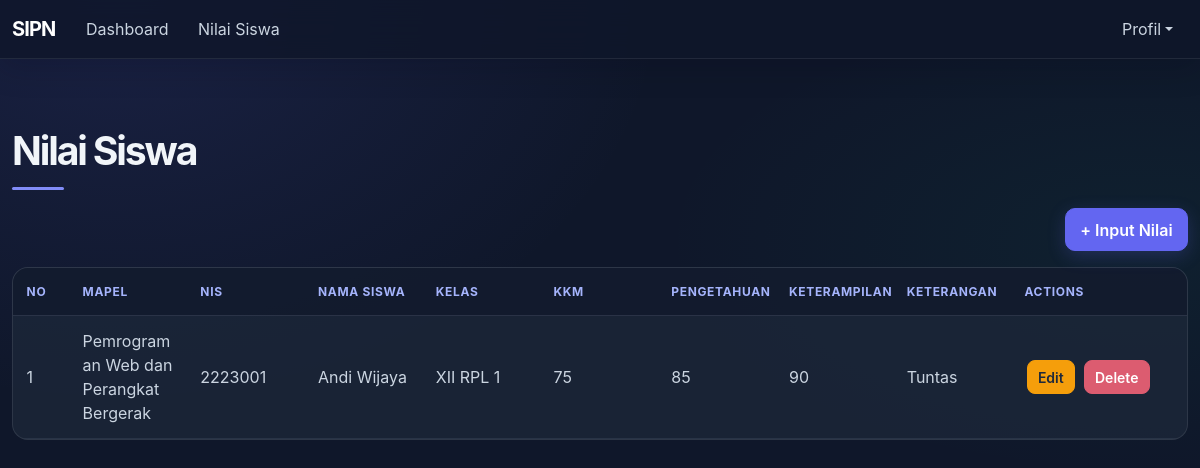
Screenshot of /nilai/index.php (signed in) with the database file from the repository.
### tables this page shows
CREATE TABLE `nilai_rapor` (
  `id` int NOT NULL,
  `siswa_id` int NOT NULL,
  `mapel_id` int NOT NULL,
  `nilai_kkm` int DEFAULT '75',
  `nilai_pengetahuan` int DEFAULT NULL,
  `nilai_keterampilan` int DEFAULT NULL,
  `keterangan` varchar(50) DEFAULT NULL
);

CREATE TABLE `mapel` (
  `id` int NOT NULL,
  `kode_mapel` varchar(10) NOT NULL,
  `nama_mapel` varchar(100) NOT NULL,
  `guru_id` int DEFAULT NULL
);

CREATE TABLE `siswa` (
  `id` int NOT NULL,
  `nis` varchar(10) NOT NULL,
  `nama_siswa` varchar(100) NOT NULL,
  `kelas` varchar(10) NOT NULL,
  `jenis_kelamin` enum('L','P') NOT NULL,
  `user_id` int DEFAULT NULL
);

### koneksi.php (called while the page is built, shortened)
<?php
function h($data) {
    return htmlspecialchars($data ?? '');
}
?>

### nilai/index.php (the view, shortened to what this page needs)
<?php
require_once '../koneksi.php';
require_once '../navbar.php';
$user_id = $_SESSION['user_id'];
$guru = mysqli_fetch_assoc(mysqli_query($koneksi, "SELECT * FROM guru WHERE user_id='$user_id'"));
$guru_id = $guru['id'];
$batas = 10;
$halaman = isset($_GET['halaman']) ? (int)$_GET['halaman'] : 1;
$halaman_awal = ($halaman > 1) ? ($halaman * $batas) - $batas : 0;
$sql = "SELECT nilai_rapor.*, siswa.nis, siswa.nama_siswa AS nama_siswa, siswa.kelas, mapel.nama_mapel
        FROM nilai_rapor
        JOIN siswa ON nilai_rapor.siswa_id = siswa.id
        JOIN mapel ON nilai_rapor.mapel_id = mapel.id
        WHERE mapel.guru_id = '$guru_id'
        ORDER BY mapel.nama_mapel ASC, siswa.kelas ASC, siswa.nama_siswa ASC
        LIMIT $halaman_awal, $batas";
$hasil = mysqli_query($koneksi, $sql);
?>
<div class="container mt-4 mb-5">
    <h1 class="fw-normal display-5">Nilai Siswa</h1>
    <hr class="border border-dark border-2 opacity-100">
    <div class="d-flex justify-content-end mb-3">
        <a href="tambah.php" class="btn btn-primary">+ Input Nilai</a>
    </div>
    <div class="app-table-wrap">
    <table class="table table-hover align-middle app-data-table app-data-table-wide">
        <thead>
            <tr>
                <th>No</th>
                <th>Mapel</th>
                <th>NIS</th>
                <th>Nama Siswa</th>
                <th>Kelas</th>
                <th>KKM</th>
                <th>Pengetahuan</th>
                <th>Keterampilan</th>
                <th>Keterangan</th>
                <th style="width: 15%;">Actions</th>
            </tr>
        </thead>
        <tbody>
            <?php
            $no = $halaman_awal + 1;
            if (mysqli_num_rows($hasil) > 0) {
                while ($row = mysqli_fetch_assoc($hasil)) {
            ?>
                    <tr>
                        <td><?= $no++ ?></td>
                        <td><?= h($row['nama_mapel']) ?></td>
                        <td><?= h($row['nis']) ?></td>
                        <td><?= h($row['nama_siswa']) ?></td>
                        <td><?= h($row['kelas']) ?></td>
                        <td><?= $row['nilai_kkm'] ?></td>
                        <td><?= $row['nilai_pengetahuan'] ?></td>
                        <td><?= $row['nilai_keterampilan'] ?></td>
                        <td><?= h($row['keterangan']) ?></td>
                        <td>
                            <a href="edit.php?id=<?= $row['id'] ?>" class="btn btn-warning btn-sm">Edit</a>
                            <a href="hapus.php?id=<?= $row['id'] ?>" class="btn btn-danger btn-sm"
                               onclick="return confirm('Yakin ingin menghapus nilai ini?')">Delete</a>
                        </td>
                    </tr>
                <?php
                }
            } else {
                ?>
                <tr>
                    <td colspan="10" class="text-center">Belum ada data nilai.</td>
                </tr>
            <?php } ?>
        </tbody>
    </table>
    </div>
</div>
<?php require_once '../footer.php'; ?>

### assets/app.css (style rules this page uses)
:root { --dashboard-bg: #0f172a; --dashboard-surface: rgba(30, 41, 59, .76); --dashboard-border: rgba(255, 255, 255, .09); --dashboard-text: #f1f5f9; --dashboard-muted: #94a3b8; --dashboard-indigo: #818cf8; --dashboard-green: #10b981; }
.app-shell .container.mt-4 > .d-flex.justify-content-end.mb-3 { margin-top: -.65rem; margin-bottom: 1rem !important; }
.app-shell:not(.dashboard-page) { min-height: 100vh; color: #e2e8f0; background: radial-gradient(ellipse at 10% 0%, rgba(99, 102, 241, .13), transparent 34rem), radial-gradient(ellipse at 95% 30%, rgba(16, 185, 129, .06), transparent 30rem), #0f172a !important; font-family: Inter, "Segoe UI", sans-serif; -webkit-font-smoothing: antialiased; }
.app-shell h1, .app-shell h2, .app-shell h3, .app-shell h4, .app-shell h5, .app-shell h6 { color: #f1f5f9; font-family: Inter, "Segoe UI", sans-serif; font-weight: 650; letter-spacing: -.035em; }
.app-shell .container { max-width: 1240px; }
.app-shell .container.mt-4 { padding-top: clamp(1.5rem, 4vw, 2.75rem) !important; padding-bottom: 3rem; }
.app-shell .display-5 { font-size: clamp(1.85rem, 4vw, 2.45rem); font-weight: 700 !important; letter-spacing: -.055em; }
.app-shell hr.border-dark { width: 52px; height: 3px; margin: .85rem 0 1.75rem; border: 0 !important; border-radius: 99px; background: #818cf8; opacity: 1 !important; }
.app-shell .btn { min-height: 40px; padding: .55rem .9rem; border-radius: 10px; font-weight: 600; transition: transform 250ms ease, box-shadow 250ms ease, background-color 250ms ease; }
.app-shell .btn-primary { --bs-btn-bg: #6366f1; --bs-btn-border-color: #6366f1; --bs-btn-hover-bg: #4f46e5; --bs-btn-hover-border-color: #4f46e5; --bs-btn-active-bg: #4f46e5; --bs-btn-active-border-color: #4f46e5; --bs-btn-focus-shadow-rgb: 99, 102, 241; box-shadow: 0 5px 18px rgba(99, 102, 241, .22); }
.app-shell .btn-warning { --bs-btn-bg: #f59e0b; --bs-btn-border-color: #f59e0b; --bs-btn-color: #1e293b; --bs-btn-hover-bg: #d97706; --bs-btn-hover-border-color: #d97706; --bs-btn-hover-color: #fff; }
.app-shell .btn-danger { --bs-btn-bg: #dc5c70; --bs-btn-border-color: #dc5c70; --bs-btn-hover-bg: #be4358; --bs-btn-hover-border-color: #be4358; }
.app-shell .btn-sm { min-height: 32px; padding: .35rem .65rem; border-radius: 8px; }
.app-shell .table { width: 100%; margin-bottom: 0; color: #cbd5e1; vertical-align: middle; }
.app-shell .app-table-wrap { width: 100%; overflow-x: auto; border: 1px solid rgba(255, 255, 255, .09); border-radius: 16px; background: rgba(30, 41, 59, .72); scrollbar-color: #475569 rgba(15, 23, 42, .55); scrollbar-width: thin; }
.app-shell .app-data-table { min-width: 760px; table-layout: fixed; border: 0; background: transparent; }
.app-shell .app-data-table-wide { min-width: 1020px; }
.app-shell .app-data-table th:first-child, .app-shell .app-data-table td:first-child { width: 56px; }
.app-shell .app-data-table th:last-child, .app-shell .app-data-table td:last-child { width: 148px; }
.app-shell .app-data-table td { overflow-wrap: anywhere; }
.app-shell .app-data-table td[data-label="Actions"] { white-space: nowrap; }
.app-shell .app-data-table td[data-label="Actions"] .btn { margin: 2px; }
.app-shell .table > :not(caption) > * > * { color: #cbd5e1; border-bottom-color: rgba(148, 163, 184, .12); background-color: transparent; box-shadow: none; }
.app-shell .table thead th { padding: .9rem .85rem; color: #a5b4fc !important; border-bottom: 1px solid rgba(148, 163, 184, .18); background: rgba(15, 23, 42, .68); font-size: .75rem; font-weight: 700; letter-spacing: .055em; text-transform: uppercase; }
.app-shell .table tbody td { padding: .82rem .85rem; }

### rows the page displays
nilai_rapor: mapel.nama_mapel "Pemrograman Web dan Perangkat Bergerak", siswa.nis "2223001", siswa.nama_siswa "Andi Wijaya", siswa.kelas "XII RPL 1", nilai_kkm "75", nilai_pengetahuan "85", nilai_keterampilan "90", keterangan "Tuntas"
